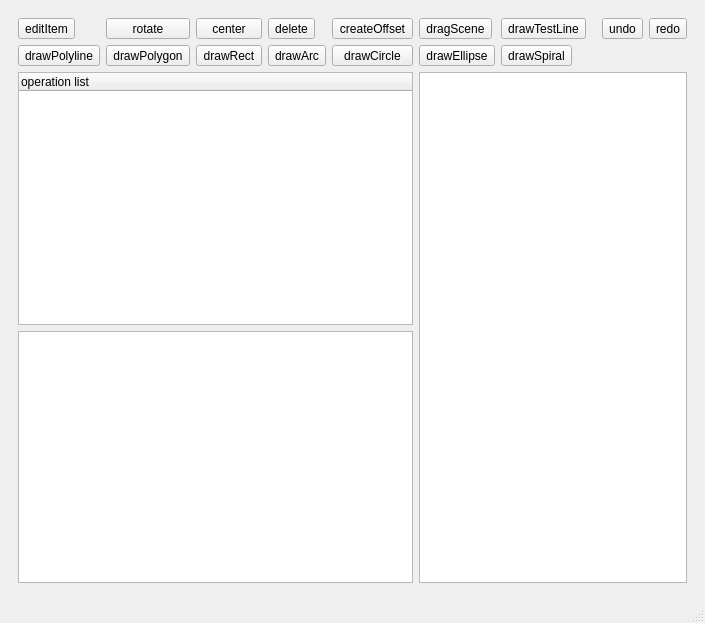
<?xml version="1.0" encoding="UTF-8"?>
<ui version="4.0">
 <class>MainWindow</class>
 <widget class="QMainWindow" name="MainWindow">
  <property name="geometry">
   <rect>
    <x>0</x>
    <y>0</y>
    <width>705</width>
    <height>623</height>
   </rect>
  </property>
  <property name="sizePolicy">
   <sizepolicy hsizetype="Expanding" vsizetype="Expanding">
    <horstretch>0</horstretch>
    <verstretch>0</verstretch>
   </sizepolicy>
  </property>
  <property name="windowTitle">
   <string>LaserCAD</string>
  </property>
  <property name="layoutDirection">
   <enum>Qt::LayoutDirection::LeftToRight</enum>
  </property>
  <property name="autoFillBackground">
   <bool>true</bool>
  </property>
  <widget class="QWidget" name="centralwidget">
   <property name="sizePolicy">
    <sizepolicy hsizetype="Expanding" vsizetype="Expanding">
     <horstretch>0</horstretch>
     <verstretch>0</verstretch>
    </sizepolicy>
   </property>
   <property name="autoFillBackground">
    <bool>true</bool>
   </property>
   <layout class="QVBoxLayout" name="verticalLayout_2">
    <item>
     <widget class="QWidget" name="gridWidget" native="true">
      <layout class="QGridLayout" name="gridLayout_2">
       <item row="1" column="3">
        <widget class="QToolButton" name="drawArcButton">
         <property name="text">
          <string>drawArc</string>
         </property>
         <property name="checkable">
          <bool>true</bool>
         </property>
         <property name="autoExclusive">
          <bool>true</bool>
         </property>
        </widget>
       </item>
       <item row="0" column="8">
        <widget class="QToolButton" name="undoButton">
         <property name="text">
          <string>undo</string>
         </property>
        </widget>
       </item>
       <item row="0" column="0">
        <widget class="QToolButton" name="editButton">
         <property name="toolTip">
          <string>&lt;html&gt;&lt;head/&gt;&lt;body&gt;&lt;p&gt;&lt;span style=&quot; font-weight:700;&quot;&gt;指针工具&lt;/span&gt;&lt;/p&gt;&lt;p&gt;可以选中对象进行操作；&lt;/p&gt;&lt;p&gt;当使用其他绘制工具时，双击右键可切换&lt;/p&gt;&lt;/body&gt;&lt;/html&gt;</string>
         </property>
         <property name="toolTipDuration">
          <number>0</number>
         </property>
         <property name="text">
          <string>editItem</string>
         </property>
         <property name="checkable">
          <bool>true</bool>
         </property>
         <property name="autoExclusive">
          <bool>false</bool>
         </property>
        </widget>
       </item>
       <item row="1" column="1">
        <widget class="QToolButton" name="drawPolygonButton">
         <property name="toolTipDuration">
          <number>0</number>
         </property>
         <property name="text">
          <string>drawPolygon</string>
         </property>
         <property name="checkable">
          <bool>true</bool>
         </property>
         <property name="autoExclusive">
          <bool>true</bool>
         </property>
        </widget>
       </item>
       <item row="0" column="5">
        <widget class="QToolButton" name="dragSceneButton">
         <property name="text">
          <string>dragScene</string>
         </property>
         <property name="iconSize">
          <size>
           <width>30</width>
           <height>30</height>
          </size>
         </property>
         <property name="autoExclusive">
          <bool>false</bool>
         </property>
        </widget>
       </item>
       <item row="0" column="4">
        <widget class="QToolButton" name="createOffsetButton">
         <property name="text">
          <string>createOffset</string>
         </property>
        </widget>
       </item>
       <item row="1" column="2">
        <widget class="QToolButton" name="drawRectButton">
         <property name="toolTipDuration">
          <number>0</number>
         </property>
         <property name="styleSheet">
          <string notr="true"/>
         </property>
         <property name="text">
          <string>drawRect</string>
         </property>
         <property name="checkable">
          <bool>true</bool>
         </property>
         <property name="autoExclusive">
          <bool>true</bool>
         </property>
        </widget>
       </item>
       <item row="0" column="1">
        <widget class="QToolButton" name="rotateButton">
         <property name="sizePolicy">
          <sizepolicy hsizetype="Preferred" vsizetype="Fixed">
           <horstretch>0</horstretch>
           <verstretch>0</verstretch>
          </sizepolicy>
         </property>
         <property name="text">
          <string>rotate</string>
         </property>
         <property name="checkable">
          <bool>false</bool>
         </property>
        </widget>
       </item>
       <item row="0" column="2">
        <widget class="QToolButton" name="centerButton">
         <property name="sizePolicy">
          <sizepolicy hsizetype="Preferred" vsizetype="Fixed">
           <horstretch>0</horstretch>
           <verstretch>0</verstretch>
          </sizepolicy>
         </property>
         <property name="text">
          <string>center</string>
         </property>
         <property name="checkable">
          <bool>false</bool>
         </property>
        </widget>
       </item>
       <item row="1" column="6">
        <widget class="QToolButton" name="drawSpiralButton">
         <property name="toolTipDuration">
          <number>0</number>
         </property>
         <property name="text">
          <string>drawSpiral</string>
         </property>
         <property name="checkable">
          <bool>true</bool>
         </property>
         <property name="autoExclusive">
          <bool>true</bool>
         </property>
        </widget>
       </item>
       <item row="0" column="9">
        <widget class="QToolButton" name="redoButton">
         <property name="text">
          <string>redo</string>
         </property>
        </widget>
       </item>
       <item row="0" column="3">
        <widget class="QToolButton" name="deleteButton">
         <property name="text">
          <string>delete</string>
         </property>
        </widget>
       </item>
       <item row="1" column="5">
        <widget class="QToolButton" name="drawEllipseButton">
         <property name="toolTipDuration">
          <number>0</number>
         </property>
         <property name="text">
          <string>drawEllipse</string>
         </property>
         <property name="checkable">
          <bool>true</bool>
         </property>
         <property name="autoExclusive">
          <bool>true</bool>
         </property>
        </widget>
       </item>
       <item row="0" column="6">
        <widget class="QToolButton" name="drawTestLineButton">
         <property name="text">
          <string>drawTestLine</string>
         </property>
         <property name="checkable">
          <bool>true</bool>
         </property>
         <property name="autoExclusive">
          <bool>true</bool>
         </property>
        </widget>
       </item>
       <item row="0" column="7">
        <spacer name="horizontalSpacer_2">
         <property name="orientation">
          <enum>Qt::Orientation::Horizontal</enum>
         </property>
         <property name="sizeHint" stdset="0">
          <size>
           <width>40</width>
           <height>20</height>
          </size>
         </property>
        </spacer>
       </item>
       <item row="1" column="4">
        <widget class="QToolButton" name="drawCircleButton">
         <property name="sizePolicy">
          <sizepolicy hsizetype="Preferred" vsizetype="Fixed">
           <horstretch>0</horstretch>
           <verstretch>0</verstretch>
          </sizepolicy>
         </property>
         <property name="toolTipDuration">
          <number>0</number>
         </property>
         <property name="text">
          <string>drawCircle</string>
         </property>
         <property name="checkable">
          <bool>true</bool>
         </property>
         <property name="autoExclusive">
          <bool>true</bool>
         </property>
        </widget>
       </item>
       <item row="1" column="0">
        <widget class="QToolButton" name="drawPolylineButton">
         <property name="text">
          <string>drawPolyline</string>
         </property>
         <property name="checkable">
          <bool>true</bool>
         </property>
         <property name="autoExclusive">
          <bool>false</bool>
         </property>
        </widget>
       </item>
       <item row="2" column="5" rowspan="2" colspan="5">
        <widget class="GraphicsView" name="graphicsView">
         <property name="cursor" stdset="0">
          <cursorShape>CrossCursor</cursorShape>
         </property>
         <property name="mouseTracking">
          <bool>true</bool>
         </property>
         <property name="verticalScrollBarPolicy">
          <enum>Qt::ScrollBarPolicy::ScrollBarAlwaysOff</enum>
         </property>
         <property name="horizontalScrollBarPolicy">
          <enum>Qt::ScrollBarPolicy::ScrollBarAlwaysOff</enum>
         </property>
         <property name="renderHints">
          <set>QPainter::RenderHint::Antialiasing|QPainter::RenderHint::SmoothPixmapTransform|QPainter::RenderHint::TextAntialiasing</set>
         </property>
         <property name="viewportUpdateMode">
          <enum>QGraphicsView::ViewportUpdateMode::MinimalViewportUpdate</enum>
         </property>
        </widget>
       </item>
       <item row="2" column="0" colspan="5">
        <widget class="ItemTreeWidget" name="itemTreeWidget">
         <property name="sizePolicy">
          <sizepolicy hsizetype="Preferred" vsizetype="Preferred">
           <horstretch>0</horstretch>
           <verstretch>0</verstretch>
          </sizepolicy>
         </property>
         <property name="dragEnabled">
          <bool>true</bool>
         </property>
         <property name="dragDropMode">
          <enum>QAbstractItemView::DragDropMode::InternalMove</enum>
         </property>
         <column>
          <property name="text">
           <string notr="true">operation list</string>
          </property>
         </column>
        </widget>
       </item>
       <item row="3" column="0" colspan="5">
        <widget class="QTableWidget" name="propertyTableWidget">
         <property name="sizePolicy">
          <sizepolicy hsizetype="Preferred" vsizetype="Preferred">
           <horstretch>0</horstretch>
           <verstretch>0</verstretch>
          </sizepolicy>
         </property>
        </widget>
       </item>
      </layout>
     </widget>
    </item>
   </layout>
  </widget>
  <widget class="QStatusBar" name="statusBar"/>
 </widget>
 <customwidgets>
  <customwidget>
   <class>GraphicsView</class>
   <extends>QGraphicsView</extends>
   <header>graphicsview.h</header>
  </customwidget>
  <customwidget>
   <class>ItemTreeWidget</class>
   <extends>QTreeWidget</extends>
   <header>itemtreewidget.h</header>
  </customwidget>
 </customwidgets>
 <resources/>
 <connections/>
</ui>
